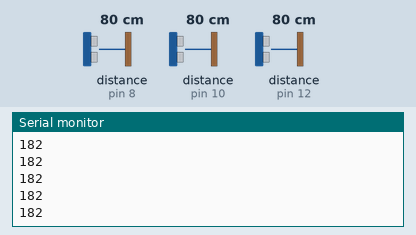
Simulated run of this sketch. Board: Arduino Uno, built with avr-gcc and run on an emulated ATmega328P. Shown: the last lines printed to the serial monitor. Wiring (inferred from the names in the program): 3 × ultrasonic range finder: trigger pin 9, echo pin 8 / trigger pin 11, echo pin 10 / trigger pin 13, echo pin 12. The inputs (shaded band) are chosen by the test bench; at power-on: distance to the obstacle (sensors on pin 8, pin 10, pin 12) 80 cm. The echo pulse lasts 58.3 µs per cm.

Above: at 1.2 s.
1.3 s: distance to the obstacle (sensor on pin 8) set to 2 cm
At 1.48 s:
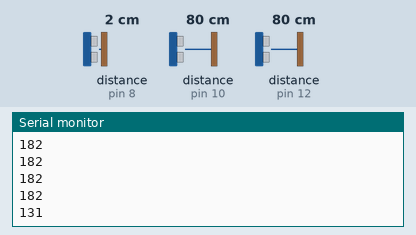
2.8 s: distance to the obstacle (sensor on pin 10) set to 2 cm
At 2.96 s:
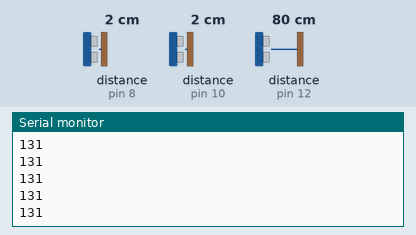
4.3 s: distance to the obstacle (sensor on pin 12) set to 2 cm
At 4.41 s:
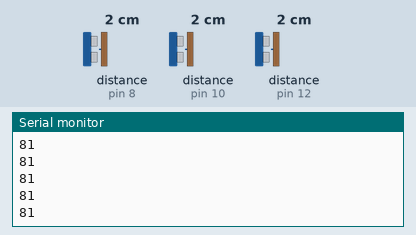
5.8 s: distance to the obstacle (sensor on pin 8) set to 9 cm
At 5.82 s:
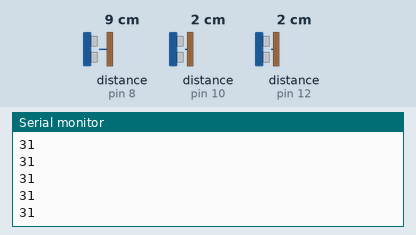
7.3 s: distance to the obstacle (sensor on pin 10) set to 9 cm
At 7.45 s:
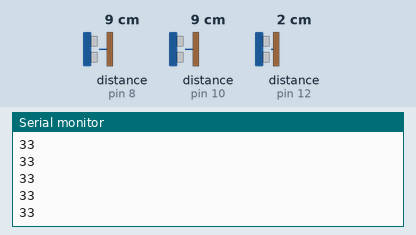
8.8 s: distance to the obstacle (sensor on pin 12) set to 9 cm
At 8.87 s:
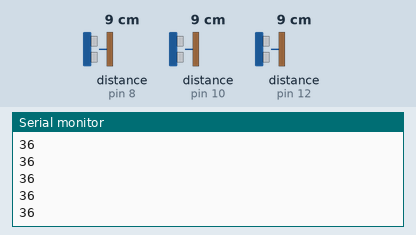
Timing chart, 0 to 11.3 s (numbered marks = the images above; inputs shaded):
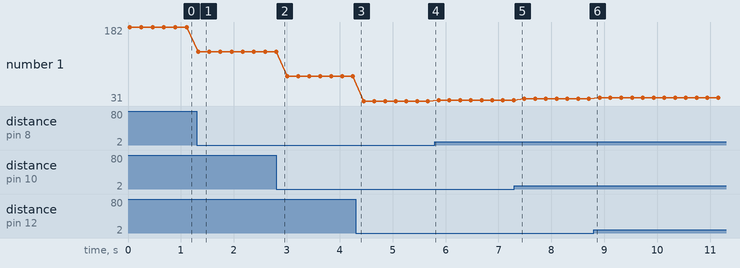

Measured:
- after the input at 1.3 s, the serial monitor: prints a new line at once (image 1)
- plotted number 1: 182 → 131 after the input at 1.3 s, 131 → 81 after the input at 2.8 s, 81 → 31 after the input at 4.3 s, 31 → 33 after the input at 5.8 s, 33 → 36 after the input at 7.3 s

The sketch:

braid_project.ino
```cpp
// Pins
const int ping1 = 13;   // Trigger Pin of Ultrasonic Sensor 1
const int echo1 = 12;   // Echo Pin of Ultrasonic Sensor 1
const int ping2 = 11;   // Trigger Pin of Ultrasonic Sensor 2
const int echo2 = 10;   // Echo Pin of Ultrasonic Sensor 2
const int ping3 = 9;    // Trigger Pin of Ultrasonic Sensor 3
const int echo3 = 8;    // Echo Pin of Ultrasonic Sensor

// Helpers
long max_distance = 1000000;
long base_value = 125;
long final_value;

// Previous values
long previous_ultrasonic_1;
long previous_ultrasonic_2;
long previous_ultrasonic_3;
// Current values
long current_ultrasonic_1;
long current_ultrasonic_2;
long current_ultrasonic_3;

void setup() {
  Serial.begin(9600); // Starting Serial Terminal
  setup_ultrasonic_sensors();

  previous_ultrasonic_1 = use_ultrasonic_sensor(ping1, echo1);
  previous_ultrasonic_2 = use_ultrasonic_sensor(ping2, echo2);
  previous_ultrasonic_3 = use_ultrasonic_sensor(ping3, echo3);
}

void loop() {
  // Obtain current values
  current_ultrasonic_1 = exclude_outliers(previous_ultrasonic_1, use_ultrasonic_sensor(ping1, echo1), max_distance);
  current_ultrasonic_2 = exclude_outliers(previous_ultrasonic_2, use_ultrasonic_sensor(ping2, echo2), max_distance);
  current_ultrasonic_3 = exclude_outliers(previous_ultrasonic_3, use_ultrasonic_sensor(ping3, echo3), max_distance);

  // Debug - Testing
//  Serial.print("Ul1: ");
//  Serial.print(current_ultrasonic_1);
//  Serial.print(" | Ul2: ");
//  Serial.print(current_ultrasonic_2);
//  Serial.print(" | Ul3: ");
//  Serial.println(current_ultrasonic_3);
  // End Debug - Testing

  final_value = (current_ultrasonic_1 + current_ultrasonic_2 + current_ultrasonic_3 + base_value)/4;
  Serial.println(final_value);

  // Replace previous values
  previous_ultrasonic_1 = current_ultrasonic_1;
  previous_ultrasonic_2 = current_ultrasonic_2;
  previous_ultrasonic_3 = current_ultrasonic_3;

  // wait for this much time before going to the next value
  delay(200);
}


// _____________________Ultrasonic Sensor_______________________
void setup_ultrasonic_sensors(){
  pinMode(ping1, OUTPUT);
  pinMode(ping2, OUTPUT);
  pinMode(ping3, OUTPUT);
  pinMode(echo1, INPUT);
  pinMode(echo2, INPUT);
  pinMode(echo3, INPUT);
}

long use_ultrasonic_sensor(int pingPin, int echoPin){
  long duration, cm, max_val = 100, min_val = 4;  // Sensor value, cm, max and min

  digitalWrite(pingPin, LOW);
  delayMicroseconds(10);
  digitalWrite(pingPin, HIGH);
  delayMicroseconds(10);
  digitalWrite(pingPin, LOW);
  duration = pulseIn(echoPin, HIGH);
  cm = microsecondsToCentimeters(duration);

  // Value boundaries
  if(cm > max_val){ cm = max_val; }
  if(cm < min_val){ cm = min_val; }
  return map(cm, min_val, max_val, 0, 255);
}
// _____________________________________________________________


// ________________________Helpers______________________________
long microsecondsToCentimeters(long microseconds) {
  return microseconds / 29 / 2;
}

long exclude_outliers(long previous, long current, long max_distance){
  if(abs(previous - current) > max_distance){ return previous; }
  else{ return current; }
}
// _____________________________________________________________
```
